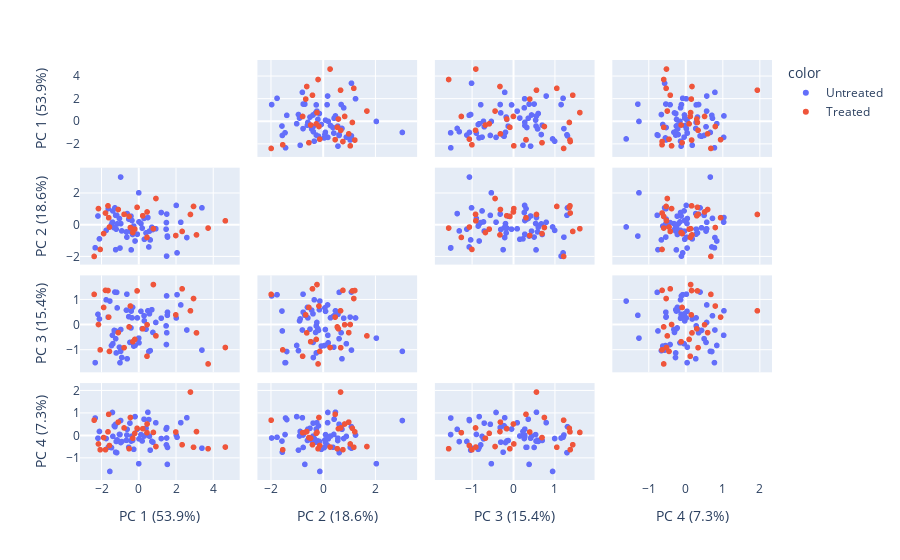

Notebook code cell kept with this figure:
### Code cell
# PCA with Plotly - Visualize Principal components
import plotly.express as px
from sklearn.decomposition import PCA

# Add treatment status
pca_2_df = values_df.join(selected_models_df.set_index('model'))

df = pca_2_df
# https://www.ncbi.nlm.nih.gov/pmc/articles/PMC6405635/
features = ["RAD50", "RFC3", "DLG5", "CDK7", "TP53"]

pca = PCA()
components = pca.fit_transform(df[features])
labels = {
    str(i): f"PC {i+1} ({var:.1f}%)"
    for i, var in enumerate(pca.explained_variance_ratio_ * 100)
}

fig = px.scatter_matrix(
    components,
    labels=labels,
    dimensions=range(4),
    color=df["treatment_status"]
)
fig.update_traces(diagonal_visible=False)
fig.show()
